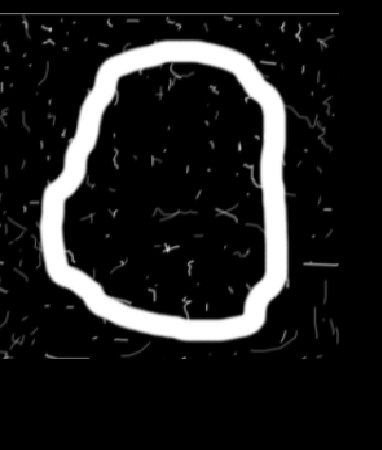
#> input picture opencv-练习/imgs/2.png, 382 x 450 px
$ jupyter execute '图形轮廓相关2.ipynb'
#> lines starting #> are read from the running program, lines starting #| are printed output that depends on the picture; after the words box and inside, x2 and y2 are one past the last pixel; in counts of white or black regions, pixels touching at a corner belong together
[cell 1]
import cv2
import numpy as np

[cell 2]
def show_img(name='',img=None):
    cv2.imshow(name,img)
    cv2.waitKey()

[cell 3]
img_path = r'./imgs/2.png'
img = cv2.imread(img_path)
#> img is the input picture: shape (450, 382, 3); min 0, max 255, mean 30

# 转灰度图
imgGray = cv2.cvtColor(img,cv2.COLOR_BGR2GRAY)
# 高斯降噪
# imgBlur = cv2.GaussianBlur(imgGray,(15,7),1)

# 当 maxval if pix_val>thresh 0
# cv2.THRESH_OTSU: 此时根据图像的直方图自动的选择阈值，手动设置的阈值失效！！！
# ret是返回的最佳阈值
# ret,imgBlur = cv2.threshold(src=imgGray, thresh=0, maxval=255,cv2.THRESH_OTSU|cv2.THRESH_BINARY_INV)
ret,imgBlur = cv2.threshold(imgGray, 0, 255, cv2.THRESH_OTSU|cv2.THRESH_BINARY_INV)
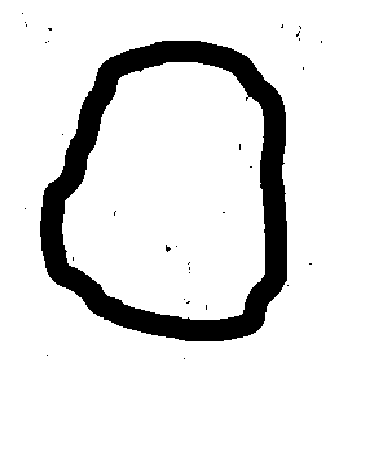
#> imgBlur: shape (450, 382); 89.1% white; 32 black regions (30 under 20 px), largest, box (x1, y1, x2, y2) and area: (40, 41, 287, 341) 18538, (166, 245, 171, 252) 21
#> ret = 122
# 边缘检测
# image：要进行边缘检测的图像，一般是灰度图像。
# threshold1：第一次阈值。这是第一个阈值，如果一个像素的梯度大于它，就将其认为是边缘。
# threshold2：第二次阈值。这是第二个阈值，如果一个像素的梯度大于它并且与第一次阈值相连，则将其认为是边缘。
# imgCanny = cv2.Canny(imgBlur,50,20)

# 获取卷积核
rect_kernel = cv2.getStructuringElement(cv2.MORPH_RECT, (5, 5))
# 使用上述卷积核对图像上的白色区域做膨胀操作!!!!
dilation = cv2.dilate(imgBlur, rect_kernel, iterations = 2)
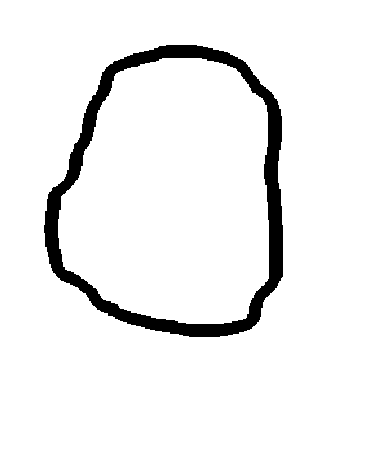
#> dilation: shape (450, 382); 94% white; 1 black region

# 提取图像的外轮廓
contours,hierarchy = cv2.findContours(dilation,
                                      cv2.RETR_TREE,
                                      cv2.CHAIN_APPROX_SIMPLE)
#> contours = 3 contours; box (x1, y1, x2, y2) and area: (0, 0, 382, 450) 171069, (43, 44, 284, 338) 56314, (58, 58, 269, 324) 45090
#
img_out = cv2.drawContours(img.copy(),contours,-1,(0,255,0))
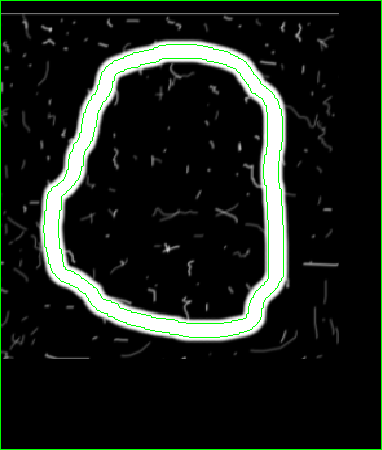
#> img_out: shape (450, 382, 3); mean B, G, R 27.5, 32.5, 27.5

[cell 4]
show_img(img=img_out)

[cell 5]
len(contours)
#> Out = 3

[cell 6]
for contour in contours[:len(contours)-1]:
    epsilon = 0.005 * cv2.arcLength(contour,True)
    approx = cv2.approxPolyDP(contour,epsilon,True)
    # print(approx.shape) # (4, 1, 2),(14, 1, 2)
    points = approx.reshape((-1,2))
    print(points.shape) # (4,2),(14,2)
#> this loop made 2 passes
#> (epsilon, points) on pass 1: (8.3, [[0, 0], [0, 449], [381, 449], [381, 0]])
#> epsilon on pass 2: 4.78
#| (4, 2)
#| (14, 2)
